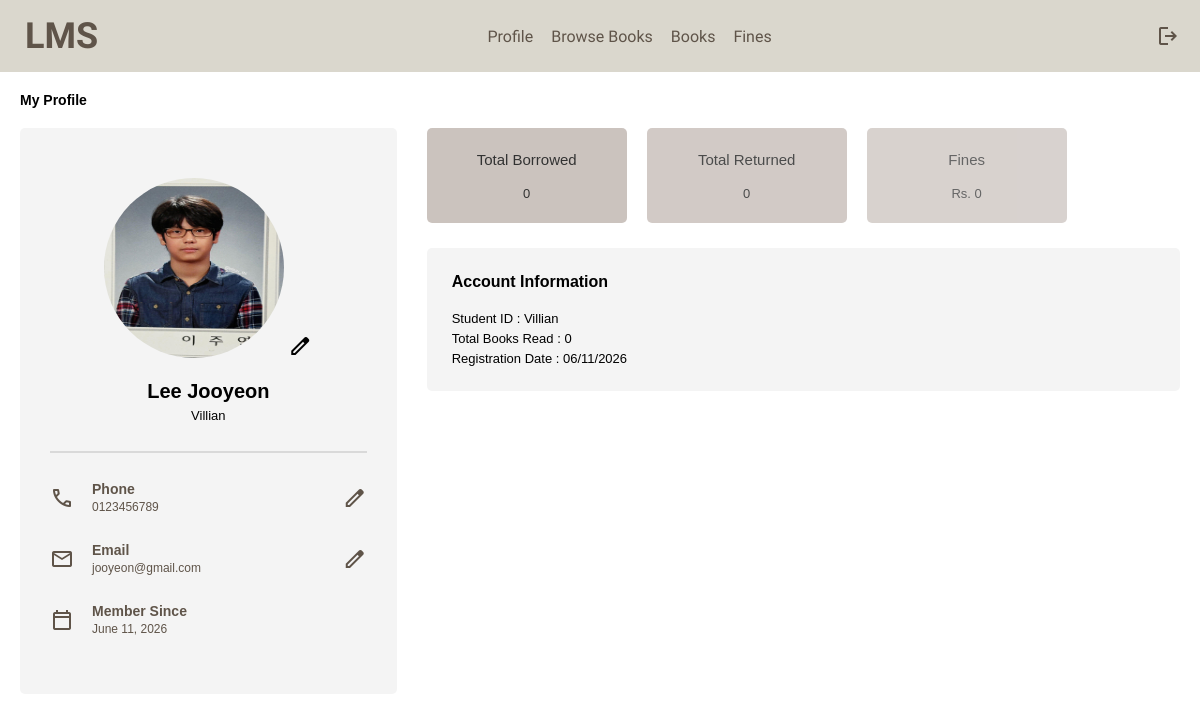
Screenshot of /user-dashboard/ (signed in) with the database file from the repository.
### library/models.py (models this page shows, shortened)
class Student(models.Model):
    user = models.OneToOneField(User, on_delete=models.CASCADE, null=True, blank=True)
    name = models.CharField(max_length=100)
    email = models.EmailField(unique=True)
    phone = models.CharField(max_length=20, default='')
    department = models.CharField(max_length=100)
    active = models.BooleanField(default=True)
    student_id = models.CharField(max_length=20, unique=True, blank=True)
    date_of_birth = models.DateField(null=True, blank=True)
    profile_picture = models.ImageField(upload_to='profile_pictures/', null=True, blank=True)

### library/views.py (the view)
# urls.py: path('user-dashboard/', views.user_dashboard, name='user_dashboard'),
@login_required
def user_dashboard(request):
    try:
        student = Student.objects.get(user=request.user)
        borrowed_books = Transaction.objects.filter(
            student=student, is_returned=False).count()
        returned_books = Transaction.objects.filter(
            student=student, is_returned=True).count()
        fines = Fine.objects.filter(student=student, paid=False)
        total_fines = sum(fine.amount for fine in fines)
    except Student.DoesNotExist:
        student = None
        borrowed_books = returned_books = total_fines = 0
    context = {
        'student': student,
        'borrowed_books': borrowed_books,
        'returned_books': returned_books,
        'total_fines': total_fines,
    }
    return render(request, 'userdashboard.html', context)

### templates/userdashboard.html (shortened to what this page needs)
{% load static %}
{% block content %}
<link rel="stylesheet" href="{% static 'css/userdashboard.css' %}" />
<div class="user-navbar">
    <div class="user-logo">
        <h1>LMS</h1>
    </div>
    <div class="user-nav-links">
        <a href="{% url "user_dashboard" %}">Profile</a>
        <a href="{% url "browse_books" %}">Browse Books</a>
        <a href="{% url "user_books" %}">Books</a>
        <a href="{% url "user_fines" %}">Fines</a>
    </div>
    <div class="logout-link">
        <a href="{% url "logout" %}">
            <span class="material-symbols-outlined">
            </span>
        </a>
    </div>
</div>
<h3>My Profile</h3>
<div class="user-profile">
    <div class="user-left-panel">
        <div class="profile-box">
            <form method="POST" action="{% url 'profile_picture' %}" enctype="multipart/form-data">
                {% if student.profile_picture %}
                <img src="{{student.profile_picture.url}}" alt="User Profile Image">
                {% else %}
                <img src="{% static 'images/user-profile.jpg' %}" alt="User Profile Image">
                {% endif %}
                <label for="profile-picture-input" class="edit-profile-picture">
                    <span class="material-symbols-outlined">edit</span>
                </label>
            </form>
            <h1>{{request.user.get_full_name}}</h1>
            <p>{{student.student_id}}</p>
            <hr>
            <div class="info-icon">
                <span class="material-symbols-outlined left-icon">call</span>
                <div class="info-text">
                    <h1>Phone</h1>
                    <p id="phone-text">{{student.phone|default:"N/A"}}</p>
                </div>
                <span class="material-symbols-outlined right-icon edit-phone">edit</span>
            </div>
            <div class="info-icon">
                <span class="material-symbols-outlined left-icon">mail</span>
                <div class="info-text">
                    <h1>Email</h1>
                    <p id="email-text">{{request.user.email}}</p>
                </div>
                <span class="material-symbols-outlined right-icon edit-email">edit</span>
            </div>
            <div class="info-icon">
                <span class="material-symbols-outlined left-icon">calendar_today</span>
                <div class="info-text">
                    <h1>Member Since</h1>
                    <p>{{request.user.date_joined|date:"F j, Y"}}</p>
                </div>
            </div>
        </div>
    </div>
    <div class="user-right-panel">
        <div class="stats-container">
            <div class="box box-1">
            <h1>Total Borrowed</h1>
            <p>{{ borrowed_books }}</p>
        </div>
        <div class="box box-2">
            <h1>Total Returned</h1>
            <p>{{ returned_books }}</p>
        </div>
        <div class="box box-3">
            <h1>Fines</h1>
            <p>Rs. {{ total_fines }}</p>
        </div>
        </div>
        <div class="account-info-box">
        <h2>Account Information</h2>
        <div class="account-details">
            <div class="detail-group">
                <span class="label">Student ID : </span>
                <span class="value">{{student.student_id}}</span>
            </div>
            <div class="detail-group">
                <span class="label">Total Books Read : </span>
                <span class="value">{{returned_books}}</span>
            </div>
            <div class="detail-group">
                <span class="label">Registration Date : </span>
                <span class="value">{{request.user.date_joined|date:"m/d/Y"}}</span>
            </div>
        </div>
    </div>
    </div>
</div>
{% endblock content %}

### assets/css/userdashboard.css (style rules this page uses)
* { margin: 0; padding: 0; box-sizing: border-box; }
.user-navbar { display: flex; justify-content: space-between; align-items: center; background-color: var(--secondary-color); padding: 10px 20px; font-family: 'Kalnia', serif; }
.user-navbar .user-logo { color: var(--text-color); font-size: 18px; margin: 5px; }
.user-navbar .user-nav-links a { text-decoration: none; color: var(--text-color); margin: 7px; }
.logout-link a { text-decoration: none; color: var(--text-color); }
h3 { margin: 20px; font-weight:bold; font-family: 'Jost', sans-serif; font-size: 14px; }
.user-profile { display: flex; gap: 30px; margin: 20px; align-items: flex-start; flex-wrap: wrap; }
.user-left-panel { flex: 1; min-width: 300px; }
.profile-box { background-color: var(--background-color-table); padding: 30px; min-height: 550px; width: auto; border-radius: 5px; display: flex; flex-direction: column; align-items: center; }
.profile-box img { border-radius: 50%; width: 180px; height: 180px; margin-top: 20px; }
.profile-box h1 { font-size: 20px; margin-top: 18px; margin-bottom: 5px; font-family: 'Jost', sans-serif; }
.profile-box p { font-size: 13px; font-family: 'Jost', sans-serif; }
hr { width: 100%; margin: 28px 0; border: 1px solid var(--primary-color); }
.info-icon { display: flex; align-items: center; margin-bottom: 28px; width: 100%; }
.left-icon { font-size: 26px; color: var(--text-color); margin-right: 18px; }
.info-text { display: flex; flex-direction: column; color: var(--text-color); }
.info-text h1, .info-text p { margin: 0; }
.info-text h1 { font-size: 14px; }
.info-text p { font-size: 12px; margin-top: 3px; }
.right-icon { margin-left: auto; font-size: 22px; cursor: pointer; color: var(--text-color); }
.user-right-panel { flex: 2; gap: 25px; min-width: 300px; display: flex; flex-direction: column; }
.stats-container { display: flex; gap: 20px; flex-wrap: wrap; width: 100%; }
.box { background-color: var(--box); padding: 20px; border-radius: 5px; flex: 1; min-width: 170px; max-width: 200px; height: 95px; display: flex; flex-direction: column; justify-content: center; align-items: center; }
.box h1 { font-size: 15px; font-family: 'Jost', sans-serif; font-weight: 500; text-align: center; margin-bottom: 8px; }
.box p { font-size: 13px; font-family: 'Jost', sans-serif; text-align: center; margin-top: 10px; }
.box-1 { opacity: 0.8; }
.box-2 { opacity: 0.7; }
.box-3 { opacity: 0.6; }
.account-info-box { background-color: var(--background-color-table); border-radius: 5px; padding: 25px; width: 100%; font-family: 'Jost', sans-serif; }
.account-info-box h2 { font-size: 16px; margin-bottom: 20px; font-weight: 600; }
.account-details { display: grid; flex-direction: column; gap: 5px; }
.detail-group .label, .detail-group .value { font-size: 13px; }

### rows the page displays
Student: profile_picture (picture), student_id "Villian", phone "0123456789"

### other values shown
{{ request.user.get_full_name }} "Lee Jooyeon"
{{ request.user.email }} "jooyeon@gmail.com"
{{ request.user.date_joined|date:"F j, Y" }} "June 11, 2026"
{{ borrowed_books }} "0"
{{ returned_books }} "0"
{{ total_fines }} "0"
{{ request.user.date_joined|date:"m/d/Y" }} "06/11/2026"
